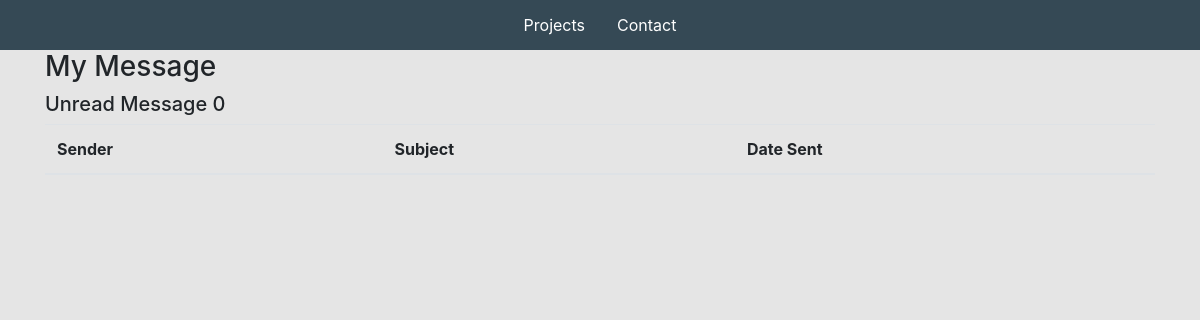
Before: /inbox/ with the older database file.
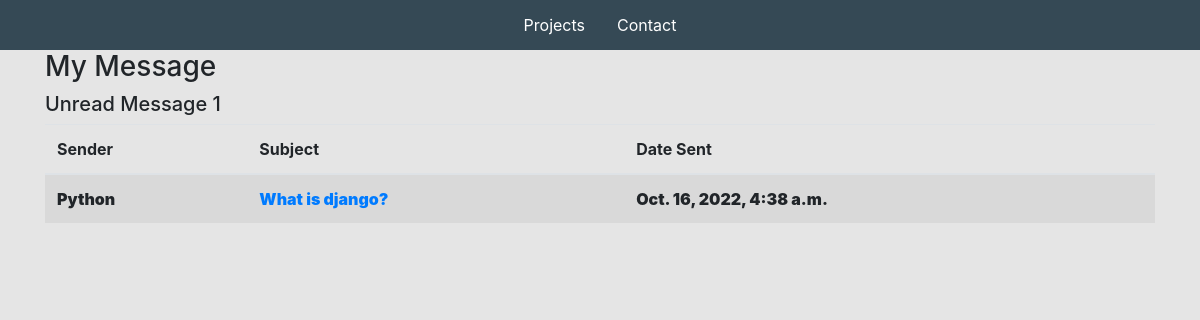
After: the same page with the newer database file.
### base/models.py (models this page shows, shortened)
class Message(models.Model):
    name = models.CharField(max_length=255, null=True)
    email = models.CharField(max_length=255, null=True)
    subject = models.CharField(max_length=255, null=True)
    body = models.TextField()
    is_read = models.BooleanField(default=False)
    created = models.DateTimeField(auto_now_add=True)
    id = models.UUIDField(default=uuid.uuid4, unique=True, primary_key=True, editable=False)

### base/views.py (the view)
# urls.py: path('inbox/', views.inboxPage, name='inbox'),
def inboxPage(request):
    inbox = Message.objects.all().order_by('is_read')
    unreadCount = Message.objects.filter(is_read=False).count()
    context = {
        'inbox': inbox,
        'unreadCount': unreadCount,
    }
    return render(request, 'base/inbox.html', context)

### base/templates/base/inbox.html
{% extends 'base/main.html' %}
{% load static %}
{% block content %}
    <div class="container">
    <h3>My Message</h3>
    <h5>Unread Message {{ unreadCount }}</h5>
    <table class="table  table-striped">
    <thead>
        <tr>
            <th>Sender</th>
            <th>Subject</th>
            <th>Date Sent</th>
        </tr>
    </thead>
    <tbody>
        {% for message in inbox %}
            {% if message.is_read %}
            <tr>
                 {% else %}
            <tr style="font-weight: 900;">
                {% endif %}
                <td>{{ message.name }}</td>
        <td><a href="{% url 'message' message.id %}">{{ message.subject }}</a></td>
                <td>{{ message.created }}</td>
            </tr>
        {% endfor %}
    </tbody>
    </table>
    </div>
{% endblock content %}

Changed rows visible on the page:
added Message: name "Python", subject "What is django?", created "Oct. 16, 2022, 4:38 a.m."
Other visible differences:
{{ unreadCount }}: "0" → "1"
